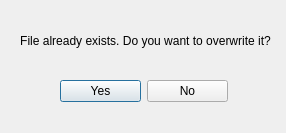
<?xml version="1.0" encoding="UTF-8"?>
<ui version="4.0">
 <class>genericDialog</class>
 <widget class="QDialog" name="genericDialog">
  <property name="geometry">
   <rect>
    <x>0</x>
    <y>0</y>
    <width>286</width>
    <height>133</height>
   </rect>
  </property>
  <property name="windowTitle">
   <string>Dialog</string>
  </property>
  <widget class="QLabel" name="label">
   <property name="geometry">
    <rect>
     <x>20</x>
     <y>30</y>
     <width>251</width>
     <height>21</height>
    </rect>
   </property>
   <property name="text">
    <string>File already exists. Do you want to overwrite it?</string>
   </property>
   <property name="alignment">
    <set>Qt::AlignCenter</set>
   </property>
  </widget>
  <widget class="QWidget" name="">
   <property name="geometry">
    <rect>
     <x>60</x>
     <y>80</y>
     <width>168</width>
     <height>23</height>
    </rect>
   </property>
   <layout class="QHBoxLayout" name="horizontalLayout">
    <item>
     <widget class="QPushButton" name="pushButton">
      <property name="text">
       <string>Yes</string>
      </property>
     </widget>
    </item>
    <item>
     <widget class="QPushButton" name="pushButton_2">
      <property name="text">
       <string>No</string>
      </property>
     </widget>
    </item>
   </layout>
  </widget>
 </widget>
 <resources/>
 <connections/>
</ui>
